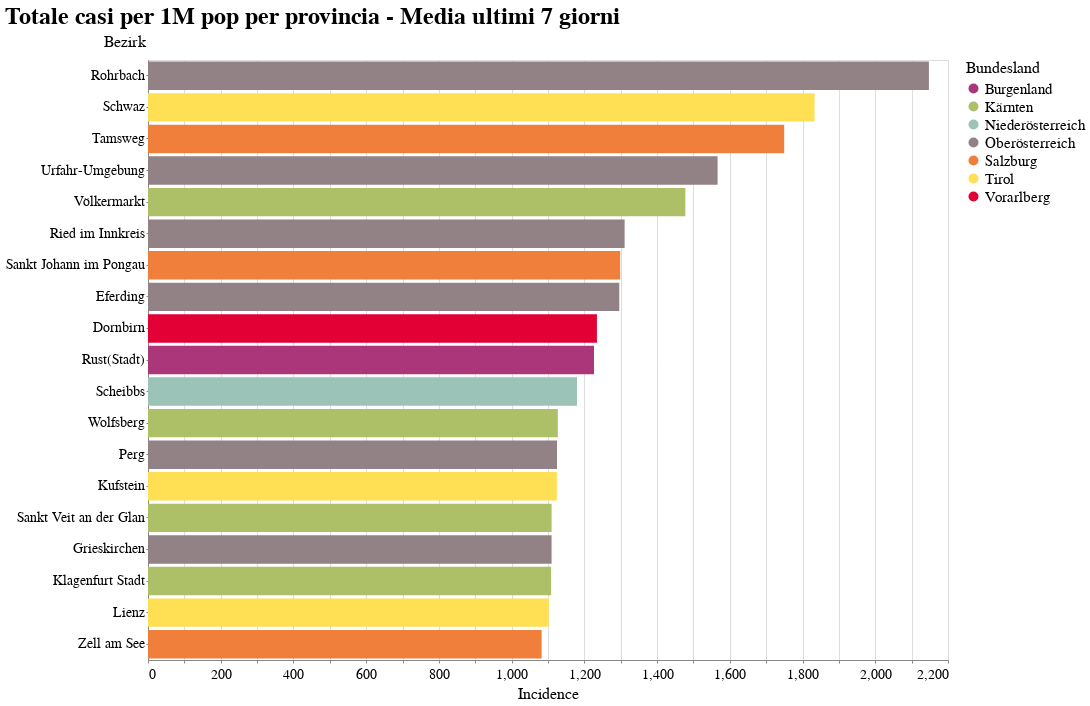

Notebook source saved alongside this figure:
### Code cell
alt.Chart(df).transform_window(
    rank='rank(Incidence)',
    sort=[alt.SortField('Incidence', order='descending')]
).transform_filter(
    alt.datum.rank < 20
).mark_bar().encode(
    x='Incidence:Q',
    y=alt.Y('Bezirk:N', sort='-x'),
    color=alt.Color('Bundesland:N')
).properties(
    height=600,
    width=800,
    title='Totale casi per 1M pop per provincia - Media ultimi 7 giorni'
)

### Figure 1 — Vega-Lite specification as saved in the notebook (floating-point values rounded to 4 significant figures)
{"config": {"view": {"width": 600, "height": 400}, "background": "#ffffff", "title": {"anchor": "start", "font": "Source Sans Pro, Arial, sans", "fontColor": "#000000", "fontSize": 24, "fontWeight": "bold"}, "arc": {"fill": "#005DA9"}, "area": {"fill": "#005DA9"}, "line": {"stroke": "#005DA9", "strokeWidth": 4}, "path": {"stroke": "#005DA9"}, "rect": {"fill": "#005DA9"}, "shape": {"stroke": "#005DA9"}, "bar": {"fill": "#005DA9"}, "point": {"stroke": "#005DA9"}, "symbol": {"fill": "#005DA9", "size": 60}, "axis": {"titleFont": "Source Sans Pro, sans", "titleFontSize": 16, "titleFontWeight": "normal", "labelFont": "Source Sans Pro, sans", "labelFontSize": 14, "labelFontWeight": "normal"}, "axisX": {"labelAngle": 0, "labelPadding": 4, "tickSize": 3}, "axisY": {"labelBaseline": "middle", "maxExtent": 45, "minExtent": 45, "tickSize": 2, "titleAlign": "left", "titleAngle": 0, "titleX": -45, "titleY": -11}, "headerFacet": {"titleFontSize": 16, "labelFontSize": 14}, "headerRow": {"titleFontSize": 16, "labelFontSize": 14}, "headerColumn": {"titleFontSize": 16, "labelFontSize": 14}, "legend": {"titleFont": "Source Sans Pro, sans", "titleFontSize": 16, "titleFontWeight": "normal", "symbolType": "circle", "labelFont": "Source Sans Pro, sans", "labelFontSize": 15}, "range": {"category": ["#AB377A", "#AEC067", "#9BC3B7", "#928285", "#F07F3C", "#FFE054", "#E30034", "#005DA9", "#644F54", "#5EA290", "#769F3B", "#812161", "#E36319", "#F5C631"]}}, "data": {"name": "data-d3bea81d11f17280b0c248c9bb081175"}, "mark": "bar", "encoding": {"color": {"type": "nominal", "field": "Bundesland"}, "x": {"type": "quantitative", "field": "Incidence"}, "y": {"type": "nominal", "field": "Bezirk", "sort": "-x"}}, "height": 600, "title": "Totale casi per 1M pop per provincia - Media ultimi 7 giorni", "transform": [{"window": [{"op": "rank", "field": "Incidence", "as": "rank"}], "sort": [{"field": "Incidence", "order": "descending"}]}, {"filter": "(datum.rank < 20)"}], "width": 800, "$schema": "https://vega.github.io/schema/vega-lite/v4.8.1.json", "datasets": {"data-d3bea81d11f17280b0c248c9bb081175": [{"Bezirk": "Eisenstadt(Stadt)", "GKZ": 101, "AnzEinwohner": 14816, "Anzahl": 303, "AnzahlTot": 0, "AnzahlFaelle7Tage": 64, "BundeslandID": 1, "Bundesland": "Burgenland", "Incidence": 617.1}, {"Bezirk": "Rust(Stadt)", "GKZ": 102, "AnzEinwohner": 1980, "Anzahl": 38, "AnzahlTot": 0, "AnzahlFaelle7Tage": 17, "BundeslandID": 1, "Bundesland": "Burgenland", "Incidence": 1227.0}, {"Bezirk": "Eisenstadt-Umgebung", "GKZ": 103, "AnzEinwohner": 43236, "Anzahl": 762, "AnzahlTot": 5, "AnzahlFaelle7Tage": 138, "BundeslandID": 1, "Bundesland": "Burgenland", "Incidence": 456.0}, {"Bezirk": "Güssing", "GKZ": 104, "AnzEinwohner": 25699, "Anzahl": 572, "AnzahlTot": 1, "AnzahlFaelle7Tage": 134, "BundeslandID": 1, "Bundesland": "Burgenland", "Incidence": 744.9}, {"Bezirk": "Jennersdorf", "GKZ": 105, "AnzEinwohner": 17097, "Anzahl": 391, "AnzahlTot": 3, "AnzahlFaelle7Tage": 86, "BundeslandID": 1, "Bundesland": "Burgenland", "Incidence": 718.6}, {"Bezirk": "Mattersburg", "GKZ": 106, "AnzEinwohner": 40042, "Anzahl": 650, "AnzahlTot": 4, "AnzahlFaelle7Tage": 124, "BundeslandID": 1, "Bundesland": "Burgenland", "Incidence": 442.4}, {"Bezirk": "Neusiedl am See", "GKZ": 107, "AnzEinwohner": 59990, "Anzahl": 944, "AnzahlTot": 12, "AnzahlFaelle7Tage": 163, "BundeslandID": 1, "Bundesland": "Burgenland", "Incidence": 388.2}, {"Bezirk": "Oberpullendorf", "GKZ": 108, "AnzEinwohner": 37384, "Anzahl": 854, "AnzahlTot": 4, "AnzahlFaelle7Tage": 191, "BundeslandID": 1, "Bundesland": "Burgenland", "Incidence": 729.9}, {"Bezirk": "Oberwart", "GKZ": 109, "AnzEinwohner": 54192, "Anzahl": 1247, "AnzahlTot": 20, "AnzahlFaelle7Tage": 182, "BundeslandID": 1, "Bundesland": "Burgenland", "Incidence": 479.8}, {"Bezirk": "Klagenfurt Stadt", "GKZ": 201, "AnzEinwohner": 101300, "Anzahl": 1950, "AnzahlTot": 30, "AnzahlFaelle7Tage": 786, "BundeslandID": 2, "Bundesland": "Kärnten", "Incidence": 1108.0}, {"Bezirk": "Villach Stadt", "GKZ": 202, "AnzEinwohner": 62882, "Anzahl": 967, "AnzahlTot": 2, "AnzahlFaelle7Tage": 296, "BundeslandID": 2, "Bundesland": "Kärnten", "Incidence": 672.5}, {"Bezirk": "Hermagor", "GKZ": 203, "AnzEinwohner": 18054, "Anzahl": 347, "AnzahlTot": 2, "AnzahlFaelle7Tage": 94, "BundeslandID": 2, "Bundesland": "Kärnten", "Incidence": 743.8}, {"Bezirk": "Klagenfurt Land", "GKZ": 204, "AnzEinwohner": 60014, "Anzahl": 997, "AnzahlTot": 2, "AnzahlFaelle7Tage": 425, "BundeslandID": 2, "Bundesland": "Kärnten", "Incidence": 1012.0}, {"Bezirk": "Sankt Veit an der Glan", "GKZ": 205, "AnzEinwohner": 54186, "Anzahl": 991, "AnzahlTot": 4, "AnzahlFaelle7Tage": 421, "BundeslandID": 2, "Bundesland": "Kärnten", "Incidence": 1110.0}, {"Bezirk": "Spittal an der Drau", "GKZ": 206, "AnzEinwohner": 75868, "Anzahl": 692, "AnzahlTot": 3, "AnzahlFaelle7Tage": 333, "BundeslandID": 2, "Bundesland": "Kärnten", "Incidence": 627.0}, {"Bezirk": "Villach Land", "GKZ": 207, "AnzEinwohner": 64618, "Anzahl": 931, "AnzahlTot": 4, "AnzahlFaelle7Tage": 386, "BundeslandID": 2, "Bundesland": "Kärnten", "Incidence": 853.4}, {"Bezirk": "Völkermarkt", "GKZ": 208, "AnzEinwohner": 41862, "Anzahl": 986, "AnzahlTot": 6, "AnzahlFaelle7Tage": 433, "BundeslandID": 2, "Bundesland": "Kärnten", "Incidence": 1478.0}, {"Bezirk": "Wolfsberg", "GKZ": 209, "AnzEinwohner": 52607, "Anzahl": 923, "AnzahlTot": 7, "AnzahlFaelle7Tage": 415, "BundeslandID": 2, "Bundesland": "Kärnten", "Incidence": 1127.0}, {"Bezirk": "Feldkirchen", "GKZ": 210, "AnzEinwohner": 29902, "Anzahl": 525, "AnzahlTot": 3, "AnzahlFaelle7Tage": 224, "BundeslandID": 2, "Bundesland": "Kärnten", "Incidence": 1070.0}, {"Bezirk": "Krems an der Donau(Stadt)", "GKZ": 301, "AnzEinwohner": 25036, "Anzahl": 566, "AnzahlTot": 6, "AnzahlFaelle7Tage": 140, "BundeslandID": 3, "Bundesland": "Niederösterreich", "Incidence": 798.8}, {"Bezirk": "Sankt Pölten(Stadt)", "GKZ": 302, "AnzEinwohner": 55514, "Anzahl": 1189, "AnzahlTot": 8, "AnzahlFaelle7Tage": 234, "BundeslandID": 3, "Bundesland": "Niederösterreich", "Incidence": 602.2}, {"Bezirk": "Waidhofen an der Ybbs(Stadt)", "GKZ": 303, "AnzEinwohner": 11222, "Anzahl": 239, "AnzahlTot": 3, "AnzahlFaelle7Tage": 68, "BundeslandID": 3, "Bundesland": "Niederösterreich", "Incidence": 865.6}, {"Bezirk": "Wiener Neustadt(Stadt)", "GKZ": 304, "AnzEinwohner": 45823, "Anzahl": 1024, "AnzahlTot": 19, "AnzahlFaelle7Tage": 169, "BundeslandID": 3, "Bundesland": "Niederösterreich", "Incidence": 526.9}, {"Bezirk": "Amstetten", "GKZ": 305, "AnzEinwohner": 116520, "Anzahl": 2870, "AnzahlTot": 28, "AnzahlFaelle7Tage": 828, "BundeslandID": 3, "Bundesland": "Niederösterreich", "Incidence": 1015.0}, {"Bezirk": "Baden", "GKZ": 306, "AnzEinwohner": 146751, "Anzahl": 2573, "AnzahlTot": 14, "AnzahlFaelle7Tage": 461, "BundeslandID": 3, "Bundesland": "Niederösterreich", "Incidence": 448.8}, {"Bezirk": "Bruck an der Leitha", "GKZ": 307, "AnzEinwohner": 103735, "Anzahl": 1693, "AnzahlTot": 6, "AnzahlFaelle7Tage": 307, "BundeslandID": 3, "Bundesland": "Niederösterreich", "Incidence": 422.8}, {"Bezirk": "Gänserndorf", "GKZ": 308, "AnzEinwohner": 104782, "Anzahl": 1364, "AnzahlTot": 7, "AnzahlFaelle7Tage": 200, "BundeslandID": 3, "Bundesland": "Niederösterreich", "Incidence": 272.7}, {"Bezirk": "Gmünd", "GKZ": 309, "AnzEinwohner": 36553, "Anzahl": 866, "AnzahlTot": 7, "AnzahlFaelle7Tage": 184, "BundeslandID": 3, "Bundesland": "Niederösterreich", "Incidence": 719.1}, {"Bezirk": "Hollabrunn", "GKZ": 310, "AnzEinwohner": 51033, "Anzahl": 783, "AnzahlTot": 3, "AnzahlFaelle7Tage": 215, "BundeslandID": 3, "Bundesland": "Niederösterreich", "Incidence": 601.9}, {"Bezirk": "Horn", "GKZ": 311, "AnzEinwohner": 30936, "Anzahl": 374, "AnzahlTot": 5, "AnzahlFaelle7Tage": 76, "BundeslandID": 3, "Bundesland": "Niederösterreich", "Incidence": 351.0}, {"Bezirk": "Korneuburg", "GKZ": 312, "AnzEinwohner": 91254, "Anzahl": 1608, "AnzahlTot": 7, "AnzahlFaelle7Tage": 233, "BundeslandID": 3, "Bundesland": "Niederösterreich", "Incidence": 364.8}, {"Bezirk": "Krems(Land)", "GKZ": 313, "AnzEinwohner": 56487, "Anzahl": 1294, "AnzahlTot": 9, "AnzahlFaelle7Tage": 264, "BundeslandID": 3, "Bundesland": "Niederösterreich", "Incidence": 667.7}, {"Bezirk": "Lilienfeld", "GKZ": 314, "AnzEinwohner": 25655, "Anzahl": 578, "AnzahlTot": 7, "AnzahlFaelle7Tage": 115, "BundeslandID": 3, "Bundesland": "Niederösterreich", "Incidence": 640.4}, {"Bezirk": "Melk", "GKZ": 315, "AnzEinwohner": 78191, "Anzahl": 1512, "AnzahlTot": 9, "AnzahlFaelle7Tage": 422, "BundeslandID": 3, "Bundesland": "Niederösterreich", "Incidence": 771.0}, {"Bezirk": "Mistelbach", "GKZ": 316, "AnzEinwohner": 75625, "Anzahl": 980, "AnzahlTot": 12, "AnzahlFaelle7Tage": 223, "BundeslandID": 3, "Bundesland": "Niederösterreich", "Incidence": 421.3}, {"Bezirk": "Mödling", "GKZ": 317, "AnzEinwohner": 119115, "Anzahl": 2169, "AnzahlTot": 14, "AnzahlFaelle7Tage": 301, "BundeslandID": 3, "Bundesland": "Niederösterreich", "Incidence": 361.0}, {"Bezirk": "Neunkirchen", "GKZ": 318, "AnzEinwohner": 86343, "Anzahl": 1481, "AnzahlTot": 19, "AnzahlFaelle7Tage": 255, "BundeslandID": 3, "Bundesland": "Niederösterreich", "Incidence": 421.9}, {"Bezirk": "Sankt Pölten(Land)", "GKZ": 319, "AnzEinwohner": 131729, "Anzahl": 2472, "AnzahlTot": 22, "AnzahlFaelle7Tage": 506, "BundeslandID": 3, "Bundesland": "Niederösterreich", "Incidence": 548.7}, {"Bezirk": "Scheibbs", "GKZ": 320, "AnzEinwohner": 41414, "Anzahl": 1045, "AnzahlTot": 4, "AnzahlFaelle7Tage": 342, "BundeslandID": 3, "Bundesland": "Niederösterreich", "Incidence": 1180.0}, {"Bezirk": "Tulln", "GKZ": 321, "AnzEinwohner": 104593, "Anzahl": 1930, "AnzahlTot": 7, "AnzahlFaelle7Tage": 322, "BundeslandID": 3, "Bundesland": "Niederösterreich", "Incidence": 439.8}, {"Bezirk": "Waidhofen an der Thaya", "GKZ": 322, "AnzEinwohner": 25682, "Anzahl": 545, "AnzahlTot": 4, "AnzahlFaelle7Tage": 67, "BundeslandID": 3, "Bundesland": "Niederösterreich", "Incidence": 372.7}, {"Bezirk": "Wiener Neustadt(Land)", "GKZ": 323, "AnzEinwohner": 78307, "Anzahl": 1215, "AnzahlTot": 13, "AnzahlFaelle7Tage": 230, "BundeslandID": 3, "Bundesland": "Niederösterreich", "Incidence": 419.6}, {"Bezirk": "Zwettl", "GKZ": 325, "AnzEinwohner": 41987, "Anzahl": 843, "AnzahlTot": 3, "AnzahlFaelle7Tage": 182, "BundeslandID": 3, "Bundesland": "Niederösterreich", "Incidence": 619.2}, {"Bezirk": "Linz(Stadt)", "GKZ": 401, "AnzEinwohner": 206595, "Anzahl": 5353, "AnzahlTot": 53, "AnzahlFaelle7Tage": 1071, "BundeslandID": 4, "Bundesland": "Oberösterreich", "Incidence": 740.6}, {"Bezirk": "Steyr(Stadt)", "GKZ": 402, "AnzEinwohner": 38056, "Anzahl": 936, "AnzahlTot": 2, "AnzahlFaelle7Tage": 195, "BundeslandID": 4, "Bundesland": "Oberösterreich", "Incidence": 732.0}, {"Bezirk": "Wels(Stadt)", "GKZ": 403, "AnzEinwohner": 62470, "Anzahl": 1880, "AnzahlTot": 8, "AnzahlFaelle7Tage": 368, "BundeslandID": 4, "Bundesland": "Oberösterreich", "Incidence": 841.5}, {"Bezirk": "Braunau am Inn", "GKZ": 404, "AnzEinwohner": 105553, "Anzahl": 2092, "AnzahlTot": 14, "AnzahlFaelle7Tage": 521, "BundeslandID": 4, "Bundesland": "Oberösterreich", "Incidence": 705.1}, {"Bezirk": "Eferding", "GKZ": 405, "AnzEinwohner": 33178, "Anzahl": 1252, "AnzahlTot": 8, "AnzahlFaelle7Tage": 301, "BundeslandID": 4, "Bundesland": "Oberösterreich", "Incidence": 1296.0}, {"Bezirk": "Freistadt", "GKZ": 406, "AnzEinwohner": 66861, "Anzahl": 2146, "AnzahlTot": 22, "AnzahlFaelle7Tage": 470, "BundeslandID": 4, "Bundesland": "Oberösterreich", "Incidence": 1004.0}, {"Bezirk": "Gmunden", "GKZ": 407, "AnzEinwohner": 101859, "Anzahl": 2533, "AnzahlTot": 16, "AnzahlFaelle7Tage": 514, "BundeslandID": 4, "Bundesland": "Oberösterreich", "Incidence": 720.9}, {"Bezirk": "Grieskirchen", "GKZ": 408, "AnzEinwohner": 64875, "Anzahl": 2145, "AnzahlTot": 6, "AnzahlFaelle7Tage": 504, "BundeslandID": 4, "Bundesland": "Oberösterreich", "Incidence": 1110.0}, {"Bezirk": "Kirchdorf an der Krems", "GKZ": 409, "AnzEinwohner": 57071, "Anzahl": 1183, "AnzahlTot": 8, "AnzahlFaelle7Tage": 309, "BundeslandID": 4, "Bundesland": "Oberösterreich", "Incidence": 773.5}, {"Bezirk": "Linz-Land", "GKZ": 410, "AnzEinwohner": 151371, "Anzahl": 3861, "AnzahlTot": 17, "AnzahlFaelle7Tage": 902, "BundeslandID": 4, "Bundesland": "Oberösterreich", "Incidence": 851.3}, {"Bezirk": "Perg", "GKZ": 411, "AnzEinwohner": 68968, "Anzahl": 2102, "AnzahlTot": 13, "AnzahlFaelle7Tage": 543, "BundeslandID": 4, "Bundesland": "Oberösterreich", "Incidence": 1125.0}, {"Bezirk": "Ried im Innkreis", "GKZ": 412, "AnzEinwohner": 61690, "Anzahl": 2352, "AnzahlTot": 19, "AnzahlFaelle7Tage": 566, "BundeslandID": 4, "Bundesland": "Oberösterreich", "Incidence": 1311.0}, {"Bezirk": "Rohrbach", "GKZ": 413, "AnzEinwohner": 56545, "Anzahl": 2626, "AnzahlTot": 27, "AnzahlFaelle7Tage": 850, "BundeslandID": 4, "Bundesland": "Oberösterreich", "Incidence": 2147.0}, {"Bezirk": "Schärding", "GKZ": 414, "AnzEinwohner": 57391, "Anzahl": 1947, "AnzahlTot": 5, "AnzahlFaelle7Tage": 394, "BundeslandID": 4, "Bundesland": "Oberösterreich", "Incidence": 980.7}, {"Bezirk": "Steyr-Land", "GKZ": 415, "AnzEinwohner": 60717, "Anzahl": 1746, "AnzahlTot": 23, "AnzahlFaelle7Tage": 344, "BundeslandID": 4, "Bundesland": "Oberösterreich", "Incidence": 809.4}, {"Bezirk": "Urfahr-Umgebung", "GKZ": 416, "AnzEinwohner": 86005, "Anzahl": 3005, "AnzahlTot": 21, "AnzahlFaelle7Tage": 943, "BundeslandID": 4, "Bundesland": "Oberösterreich", "Incidence": 1566.0}, {"Bezirk": "Vöcklabruck", "GKZ": 417, "AnzEinwohner": 137297, "Anzahl": 3785, "AnzahlTot": 16, "AnzahlFaelle7Tage": 1006, "BundeslandID": 4, "Bundesland": "Oberösterreich", "Incidence": 1047.0}, {"Bezirk": "Wels-Land", "GKZ": 418, "AnzEinwohner": 73777, "Anzahl": 1788, "AnzahlTot": 10, "AnzahlFaelle7Tage": 451, "BundeslandID": 4, "Bundesland": "Oberösterreich", "Incidence": 873.3}, {"Bezirk": "Salzburg(Stadt)", "GKZ": 501, "AnzEinwohner": 155021, "Anzahl": 3260, "AnzahlTot": 6, "AnzahlFaelle7Tage": 879, "BundeslandID": 5, "Bundesland": "Salzburg", "Incidence": 810.0}, {"Bezirk": "Hallein", "GKZ": 502, "AnzEinwohner": 60824, "Anzahl": 2075, "AnzahlTot": 9, "AnzahlFaelle7Tage": 454, "BundeslandID": 5, "Bundesland": "Salzburg", "Incidence": 1066.0}, {"Bezirk": "Salzburg-Umgebung", "GKZ": 503, "AnzEinwohner": 153492, "Anzahl": 4040, "AnzahlTot": 19, "AnzahlFaelle7Tage": 1018, "BundeslandID": 5, "Bundesland": "Salzburg", "Incidence": 947.5}, {"Bezirk": "Sankt Johann im Pongau", "GKZ": 504, "AnzEinwohner": 81194, "Anzahl": 3244, "AnzahlTot": 26, "AnzahlFaelle7Tage": 738, "BundeslandID": 5, "Bundesland": "Salzburg", "Incidence": 1298.0}, {"Bezirk": "Tamsweg", "GKZ": 505, "AnzEinwohner": 20251, "Anzahl": 633, "AnzahlTot": 4, "AnzahlFaelle7Tage": 248, "BundeslandID": 5, "Bundesland": "Salzburg", "Incidence": 1749.0}, {"Bezirk": "Zell am See", "GKZ": 506, "AnzEinwohner": 87628, "Anzahl": 2061, "AnzahlTot": 10, "AnzahlFaelle7Tage": 664, "BundeslandID": 5, "Bundesland": "Salzburg", "Incidence": 1082.0}, {"Bezirk": "Graz(Stadt)", "GKZ": 601, "AnzEinwohner": 291072, "Anzahl": 5346, "AnzahlTot": 58, "AnzahlFaelle7Tage": 1100, "BundeslandID": 6, "Bundesland": "Steiermark", "Incidence": 539.9}, {"Bezirk": "Deutschlandsberg", "GKZ": 603, "AnzEinwohner": 60867, "Anzahl": 844, "AnzahlTot": 5, "AnzahlFaelle7Tage": 203, "BundeslandID": 6, "Bundesland": "Steiermark", "Incidence": 476.4}, {"Bezirk": "Graz-Umgebung", "GKZ": 606, "AnzEinwohner": 156070, "Anzahl": 2439, "AnzahlTot": 62, "AnzahlFaelle7Tage": 530, "BundeslandID": 6, "Bundesland": "Steiermark", "Incidence": 485.1}, {"Bezirk": "Leibnitz", "GKZ": 610, "AnzEinwohner": 84756, "Anzahl": 1745, "AnzahlTot": 19, "AnzahlFaelle7Tage": 379, "BundeslandID": 6, "Bundesland": "Steiermark", "Incidence": 638.8}, {"Bezirk": "Leoben", "GKZ": 611, "AnzEinwohner": 59700, "Anzahl": 1100, "AnzahlTot": 21, "AnzahlFaelle7Tage": 289, "BundeslandID": 6, "Bundesland": "Steiermark", "Incidence": 691.6}, {"Bezirk": "Liezen", "GKZ": 612, "AnzEinwohner": 79652, "Anzahl": 1550, "AnzahlTot": 11, "AnzahlFaelle7Tage": 305, "BundeslandID": 6, "Bundesland": "Steiermark", "Incidence": 547.0}, {"Bezirk": "Murau", "GKZ": 614, "AnzEinwohner": 27543, "Anzahl": 352, "AnzahlTot": 3, "AnzahlFaelle7Tage": 124, "BundeslandID": 6, "Bundesland": "Steiermark", "Incidence": 643.2}, {"Bezirk": "Voitsberg", "GKZ": 616, "AnzEinwohner": 51044, "Anzahl": 1058, "AnzahlTot": 20, "AnzahlFaelle7Tage": 304, "BundeslandID": 6, "Bundesland": "Steiermark", "Incidence": 850.8}, {"Bezirk": "Weiz", "GKZ": 617, "AnzEinwohner": 90654, "Anzahl": 1507, "AnzahlTot": 24, "AnzahlFaelle7Tage": 353, "BundeslandID": 6, "Bundesland": "Steiermark", "Incidence": 556.3}, {"Bezirk": "Murtal", "GKZ": 620, "AnzEinwohner": 71698, "Anzahl": 1126, "AnzahlTot": 8, "AnzahlFaelle7Tage": 275, "BundeslandID": 6, "Bundesland": "Steiermark", "Incidence": 547.9}, {"Bezirk": "Bruck-Mürzzuschlag", "GKZ": 621, "AnzEinwohner": 98697, "Anzahl": 1813, "AnzahlTot": 40, "AnzahlFaelle7Tage": 552, "BundeslandID": 6, "Bundesland": "Steiermark", "Incidence": 799.0}, {"Bezirk": "Hartberg-Fürstenfeld", "GKZ": 622, "AnzEinwohner": 90606, "Anzahl": 1959, "AnzahlTot": 65, "AnzahlFaelle7Tage": 481, "BundeslandID": 6, "Bundesland": "Steiermark", "Incidence": 758.4}, {"Bezirk": "Südoststeiermark", "GKZ": 623, "AnzEinwohner": 84036, "Anzahl": 1684, "AnzahlTot": 14, "AnzahlFaelle7Tage": 456, "BundeslandID": 6, "Bundesland": "Steiermark", "Incidence": 775.2}, {"Bezirk": "Innsbruck-Stadt", "GKZ": 701, "AnzEinwohner": 131961, "Anzahl": 4622, "AnzahlTot": 41, "AnzahlFaelle7Tage": 593, "BundeslandID": 7, "Bundesland": "Tirol", "Incidence": 642.0}, {"Bezirk": "Imst", "GKZ": 702, "AnzEinwohner": 60474, "Anzahl": 1787, "AnzahlTot": 9, "AnzahlFaelle7Tage": 383, "BundeslandID": 7, "Bundesland": "Tirol", "Incidence": 904.8}, {"Bezirk": "Innsbruck-Land", "GKZ": 703, "AnzEinwohner": 180453, "Anzahl": 5450, "AnzahlTot": 22, "AnzahlFaelle7Tage": 1012, "BundeslandID": 7, "Bundesland": "Tirol", "Incidence": 801.2}, {"Bezirk": "Kitzbühel", "GKZ": 704, "AnzEinwohner": 64168, "Anzahl": 1636, "AnzahlTot": 15, "AnzahlFaelle7Tage": 384, "BundeslandID": 7, "Bundesland": "Tirol", "Incidence": 854.9}, {"Bezirk": "Kufstein", "GKZ": 705, "AnzEinwohner": 110287, "Anzahl": 3783, "AnzahlTot": 49, "AnzahlFaelle7Tage": 868, "BundeslandID": 7, "Bundesland": "Tirol", "Incidence": 1124.0}, {"Bezirk": "Landeck", "GKZ": 706, "AnzEinwohner": 44386, "Anzahl": 1825, "AnzahlTot": 20, "AnzahlFaelle7Tage": 125, "BundeslandID": 7, "Bundesland": "Tirol", "Incidence": 402.3}, {"Bezirk": "Lienz", "GKZ": 707, "AnzEinwohner": 48738, "Anzahl": 1099, "AnzahlTot": 8, "AnzahlFaelle7Tage": 376, "BundeslandID": 7, "Bundesland": "Tirol", "Incidence": 1102.0}, {"Bezirk": "Reutte", "GKZ": 708, "AnzEinwohner": 32838, "Anzahl": 515, "AnzahlTot": 2, "AnzahlFaelle7Tage": 103, "BundeslandID": 7, "Bundesland": "Tirol", "Incidence": 448.1}, {"Bezirk": "Schwaz", "GKZ": 709, "AnzEinwohner": 84329, "Anzahl": 4544, "AnzahlTot": 27, "AnzahlFaelle7Tage": 1082, "BundeslandID": 7, "Bundesland": "Tirol", "Incidence": 1833.0}, {"Bezirk": "Bludenz", "GKZ": 801, "AnzEinwohner": 64107, "Anzahl": 1812, "AnzahlTot": 11, "AnzahlFaelle7Tage": 409, "BundeslandID": 8, "Bundesland": "Vorarlberg", "Incidence": 911.4}, {"Bezirk": "Bregenz", "GKZ": 802, "AnzEinwohner": 134987, "Anzahl": 4061, "AnzahlTot": 25, "AnzahlFaelle7Tage": 996, "BundeslandID": 8, "Bundesland": "Vorarlberg", "Incidence": 1054.0}, {"Bezirk": "Dornbirn", "GKZ": 803, "AnzEinwohner": 89912, "Anzahl": 3430, "AnzahlTot": 23, "AnzahlFaelle7Tage": 777, "BundeslandID": 8, "Bundesland": "Vorarlberg", "Incidence": 1235.0}, {"Bezirk": "Feldkirch", "GKZ": 804, "AnzEinwohner": 108133, "Anzahl": 3243, "AnzahlTot": 16, "AnzahlFaelle7Tage": 789, "BundeslandID": 8, "Bundesland": "Vorarlberg", "Incidence": 1042.0}, {"Bezirk": "Wien", "GKZ": 900, "AnzEinwohner": 1911191, "Anzahl": 49349, "AnzahlTot": 491, "AnzahlFaelle7Tage": 7788, "BundeslandID": 9, "Bundesland": "Wien", "Incidence": 582.1}]}}
